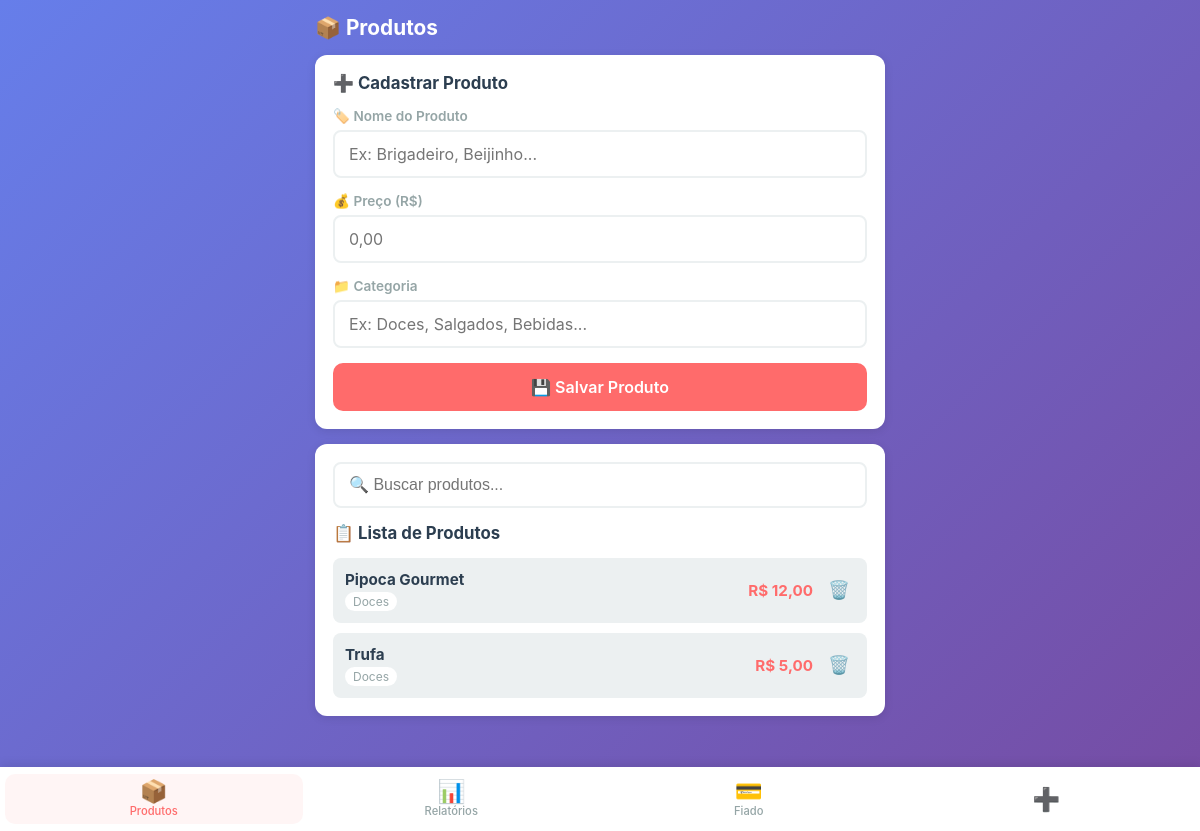
The page /produtos (signed in) on the database as committed earlier.
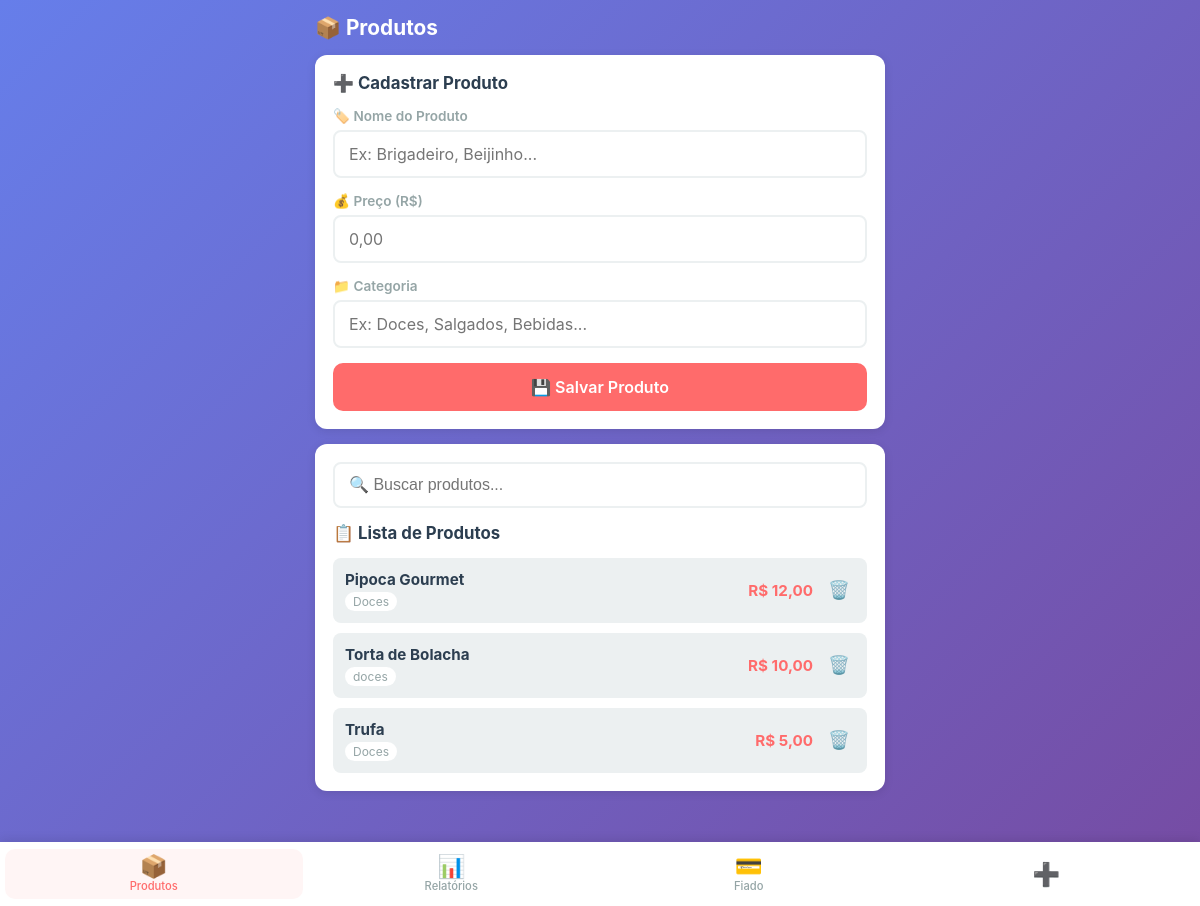
The same page on the database as committed later.
### app.py (models this page shows)
class Produto(db.Model):
    __tablename__ = 'produtos'
    id = db.Column(db.Integer, primary_key=True)
    nome = db.Column(db.String(100), nullable=False)
    preco = db.Column(db.Float, nullable=False)
    categoria = db.Column(db.String(50), default='')
    ativo = db.Column(db.Boolean, default=True)
    created_at = db.Column(db.DateTime, default=agora_brasilia)

### app.py (the view)
@app.route('/produtos')
@login_required
def produtos():
    produtos = Produto.query.order_by(Produto.nome).all()
    return render_template('produtos.html', produtos=produtos)

### app.py (called while the page is built)
def login_required(f):
    @wraps(f)
    def decorated_function(*args, **kwargs):
        if 'logged_in' not in session:
            return redirect(url_for('login'))
        return f(*args, **kwargs)
    return decorated_function

def formatar_br(valor):
    return f"{valor:,.2f}".replace(",", "X").replace(".", ",").replace("X", ".")

@app.template_filter('moeda_br')
def moeda_br_filter(valor):
    return formatar_br(valor)

### templates/produtos.html (shortened to what this page needs)
{% extends "base.html" %}
{% block content %}
<div class="page-header">
    <h2>📦 Produtos</h2>
</div>
<div class="card">
    <h3>➕ Cadastrar Produto</h3>
    <div class="form-group">
        <label>🏷️ Nome do Produto</label>
        <input type="text" id="nomeProduto" placeholder="Ex: Brigadeiro, Beijinho...">
    </div>
    <div class="form-group">
        <label>💰 Preço (R$)</label>
        <input type="text" id="precoProduto" placeholder="0,00" oninput="formatarInputMoeda(this)">
    </div>
    <div class="form-group">
        <label>📁 Categoria</label>
        <input type="text" id="categoriaProduto" placeholder="Ex: Doces, Salgados, Bebidas...">
    </div>
    <button class="btn btn-primary btn-full" onclick="salvarProduto()">💾 Salvar Produto</button>
</div>
<div class="card">
    <div class="busca-container">
        <input type="text" id="buscaProduto" placeholder="🔍 Buscar produtos..." onkeyup="filtrarProdutos()">
    </div>
    <h3>📋 Lista de Produtos</h3>
    <div id="listaProdutos" class="lista-produtos">
        {% for produto in produtos %}
        <div class="produto-item" data-nome="{{ produto.nome.lower() }}">
            <div class="produto-info">
                <strong>{{ produto.nome }}</strong>
                <span class="categoria">{{ produto.categoria }}</span>
            </div>
            <div class="produto-actions">
                <span class="preco">R$ {{ produto.preco|moeda_br }}</span>
                <button class="btn-icon" onclick="excluirProduto({{ produto.id }})">🗑️</button>
            </div>
        </div>
        {% else %}
        <p class="empty">Nenhum produto cadastrado</p>
        {% endfor %}
    </div>
</div>
{% endblock %}

### templates/base.html (shortened to what this page needs)
<!DOCTYPE html>
<html lang="pt-BR">
<head>
    <link rel="stylesheet" href="{{ url_for('static', filename='css/style.css') }}">
</head>
<body>
    {% if session.get('logged_in') %}
    <nav class="menu-inferior">
        <a href="{{ url_for('produtos') }}" class="menu-item {% if request.endpoint == 'produtos' %}active{% endif %}">
            <span class="menu-icon">📦</span>
            <span class="menu-label">Produtos</span>
        </a>
        <a href="{{ url_for('relatorios') }}" class="menu-item {% if request.endpoint == 'relatorios' %}active{% endif %}">
            <span class="menu-icon">📊</span>
            <span class="menu-label">Relatórios</span>
        </a>
        <a href="{{ url_for('fiado') }}" class="menu-item {% if request.endpoint == 'fiado' %}active{% endif %}">
            <span class="menu-icon">💳</span>
            <span class="menu-label">Fiado</span>
        </a>
        <a href="{{ url_for('vendas') }}" class="menu-item" title="Nova Venda">
            <span class="menu-icon">➕</span>
        </a>
    </nav>
    {% endif %}
    <main class="content">
        {% block content %}{% endblock %}
    </main>
</body>
</html>

### static/css/style.css (style rules this page uses)
:root { --primary: #FF6B6B; --primary-dark: #EE5A5A; --secondary: #4ECDC4; --success: #2ECC71; --warning: #F39C12; --danger: #E74C3C; --dark: #2C3E50; --gray: #95A5A6; --light: #ECF0F1; --white: #FFFFFF; --shadow: 0 2px 10px rgba(0,0,0,0.1); --radius: 12px; }
* { margin: 0; padding: 0; box-sizing: border-box; -webkit-tap-highlight-color: transparent; }
body { font-family: -apple-system, BlinkMacSystemFont, 'Segoe UI', Roboto, sans-serif; background: linear-gradient(135deg, #667eea 0%, #764ba2 100%); min-height: 100vh; color: var(--dark); padding-bottom: 20px; }
.menu-inferior { position: fixed; bottom: 0; left: 0; right: 0; background: var(--white); box-shadow: 0 -2px 10px rgba(0,0,0,0.1); display: flex; justify-content: space-around; align-items: center; height: 64px; z-index: 1000; padding: 0 5px; }
.menu-item { display: flex; flex-direction: column; align-items: center; justify-content: center; gap: 2px; text-decoration: none; color: var(--gray); font-size: 0.7rem; padding: 6px 8px; border-radius: 10px; transition: all 0.2s; min-width: 56px; flex: 1; }
.menu-item.active { color: var(--primary); background: #FFF5F5; }
.menu-icon { font-size: 1.4rem; line-height: 1; }
.menu-label { font-weight: 500; }
.content { padding: 15px 15px 80px 15px; max-width: 100%; }
.page-header { margin-bottom: 15px; }
.page-header h2 { font-size: 1.3rem; color: var(--white); margin-bottom: 5px; }
.card { background: var(--white); border-radius: var(--radius); padding: 18px; margin-bottom: 15px; box-shadow: var(--shadow); }
.card h3 { font-size: 1.05rem; margin-bottom: 15px; color: var(--dark); display: flex; align-items: center; gap: 8px; }
.form-group { margin-bottom: 15px; }
.form-group label { display: block; font-size: 0.85rem; font-weight: 600; color: var(--gray); margin-bottom: 6px; }
.form-group input, .form-group select { width: 100%; padding: 12px 14px; border: 2px solid var(--light); border-radius: 8px; font-size: 1rem; font-family: inherit; transition: border-color 0.2s; background: var(--white); }
.btn { display: inline-flex; align-items: center; justify-content: center; gap: 8px; padding: 14px 20px; border: none; border-radius: 10px; font-size: 1rem; font-weight: 600; cursor: pointer; transition: all 0.2s; font-family: inherit; }
.btn-primary { background: var(--primary); color: var(--white); }
.btn-full { width: 100%; }
.btn-icon { background: none; border: none; font-size: 1.1rem; cursor: pointer; padding: 5px; }
.busca-container { margin-bottom: 15px; }
.busca-container input { width: 100%; padding: 12px 14px; border: 2px solid var(--light); border-radius: 8px; font-size: 1rem; }
.lista-produtos, .lista-vendas, .lista-clientes, .lista-fiado { display: flex; flex-direction: column; gap: 10px; }
.produto-item { display: flex; justify-content: space-between; align-items: center; padding: 12px; background: var(--light); border-radius: 8px; }
.produto-info { display: flex; flex-direction: column; gap: 3px; }
.produto-info strong { font-size: 0.95rem; }
.categoria { font-size: 0.75rem; color: var(--gray); background: var(--white); padding: 2px 8px; border-radius: 10px; display: inline-block; width: fit-content; }
.produto-actions { display: flex; align-items: center; gap: 10px; }
.preco { font-weight: bold; color: var(--primary); font-size: 0.95rem; }
@media (min-width: 768px) { .content { max-width: 600px; margin: 0 auto; } }
.card { animation: fadeIn 0.3s ease; }

Rows that differ between the two databases and show on the page:
added Produto: nome "Torta de Bolacha", categoria "doces", preco|moeda_br "10,00"
